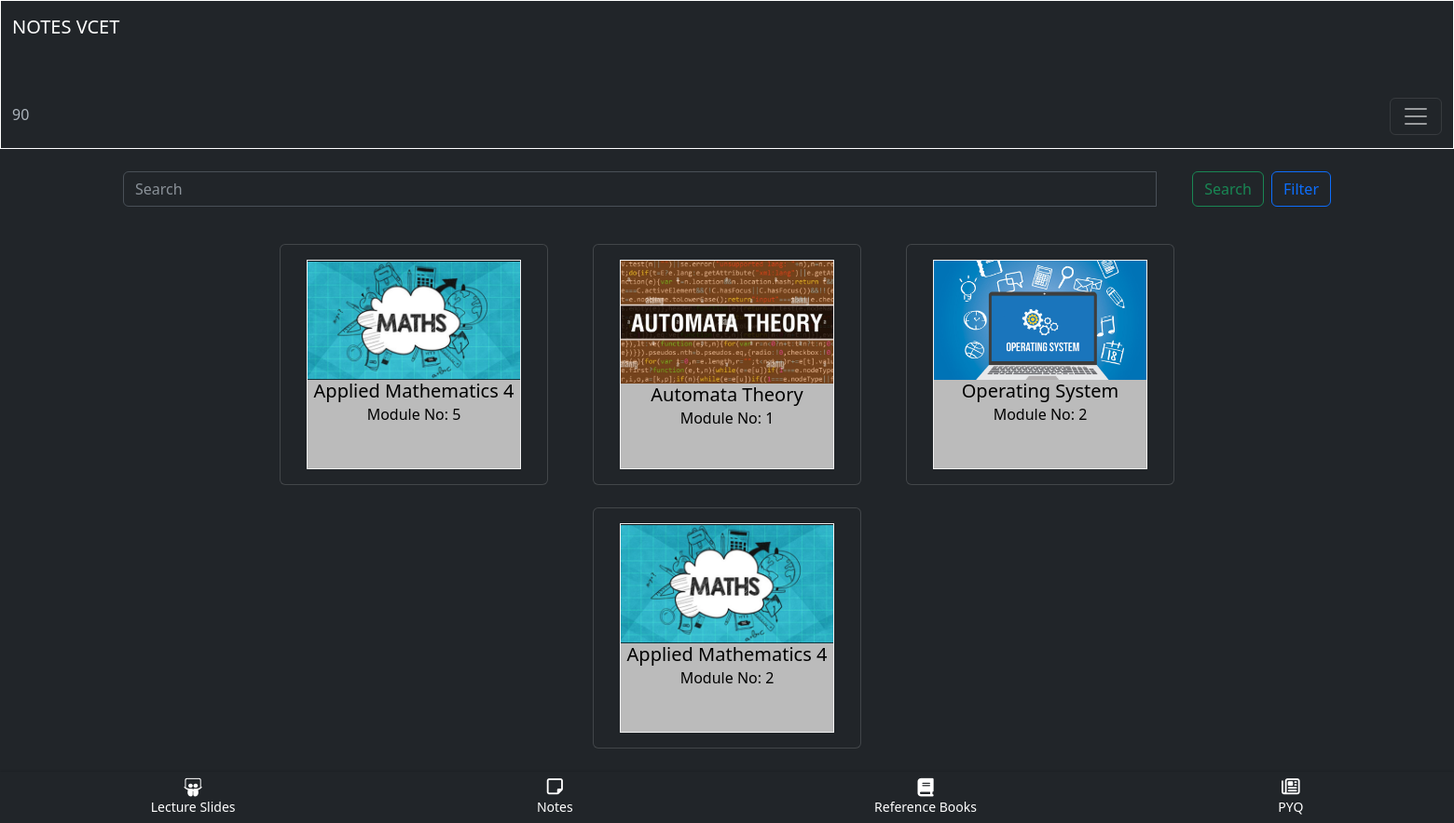
Screenshot of /notes/ (signed in) with the database file from the repository.
### blogapp/models.py (models this page shows, shortened)
class UserAccount(AbstractBaseUser, PermissionsMixin):
    email = models.CharField(max_length = 50,unique=True)
    name = models.CharField(max_length=200)
    is_active = models.BooleanField(default=True)
    is_mod = models.BooleanField(default=False)
    is_nUser = models.BooleanField(default=True)
    is_staff = models.BooleanField(default=False)
    coins_scored = models.IntegerField(default=100,null=True,blank=True)
    rank = models.IntegerField(default=0)
    objects = UserAccountManager()
    USERNAME_FIELD = 'email'
    REQUIRED_FIELDS = ['name']

class Notes(models.Model):
    typ = (
        ('Assignment','Assignment'),
        ('Experiment','Experiment'),
        ('Notes','Notes'),
        ('ReferenceBook','Reference Book'),
        ('LectureSlides','Lecture Slides'),
        ('PYQ','PYQ'),
    )
    mods = (
        ('1','1'),
        ('2','2'),
        ('3','3'),
        ('4','4'),
        ('5','5'),
        ('6','6'),
    )
    desc = models.TextField(max_length=500,null=True,blank=True)
    mod = models.CharField(max_length=5,choices=mods,null=True,blank=True)
    file = models.FileField(upload_to='notes/')
    author = models.ForeignKey(UserAccount,on_delete=models.CASCADE)
    status = models.BooleanField(default=False)
    likes = models.ManyToManyField(UserAccount,related_name="notes_like")
    views = models.PositiveIntegerField(default=0)
    buy=models.ManyToManyField(UserAccount,related_name="buy_notes")
    typeN = models.CharField(max_length=50,null=True,blank=True,choices=typ)
    docid = models.CharField(max_length=300,null=True,blank=True)
    sub =  models.ForeignKey(Subject,on_delete=models.CASCADE,null=True,blank=True)
    slug = AutoSlugField(populate_from = 'sub',unique=True,null=True,default=None)
    nDetail = models.CharField(max_length=100,null=True,blank=True)

class Subject(models.Model):
    name = models.CharField(max_length=50)
    teacher = models.CharField(max_length=50)
    teacherurl = models.CharField(max_length=300,null=True,blank=True)
    img = models.ImageField(upload_to='subImage/',null=True,blank=True)
    def __str__(self):
        return self.name

### blogapp/views.py (the view)
# urls.py: path('notes/', views.notes,name='notes'),
@login_required(login_url='/login/')
def notes(request):
    notes = (Notes.objects.filter(status = True, typeN= 'Notes') | Notes.objects.filter(status = True, typeN= 'Assignment') | Notes.objects.filter(status = True, typeN= 'Experiment') )
    filteredNotes = NoteFilter(request.GET, queryset = notes)      #Using django-filter extension declared in filters.py file
    context = {
        'notes' : filteredNotes,
    }
    return render(request,'main/realHome.html',context)

### templates/main/realHome.html (shortened to what this page needs)
{% extends 'index.html' %} {% block content %} {% load crispy_forms_tags %}
{%load static %}
<link rel="stylesheet" href="{% static 'css/newcard.css' %}" />
<div class="container notesCnt mt-4">
  <div class="row d-flex justify-content-center align-items-center">
    <div class="container-lg-6">
      <form
        class="d-flex"
        method="post"
        role="search"
        action="{% url 'searchNotes' %}"
      >
        <div id="autocomplete" class="autocomplete input-group mb-3">
          <input
            class="form-control me-2"
            type="text"
            name="searchQ"
            placeholder="Search"
            aria-label="Search"
          />
          <ul class="autocomplete-result-list"></ul>
          <div class="input-group-append">
            <button class="btn btn-outline-success" type="submit">
              Search
            </button>
            <button
              type="button"
              class="btn btn-outline-primary ms-1"
              data-bs-toggle="modal"
              data-bs-target="#exampleModal"
            >
              Filter
            </button>
          </div>
        </div>
      </form>
    </div>
  </div>
  <div class="row d-flex justify-content-center align-items-center">
    {% for x in notes.qs %}
      <div class="card mt-4 mx-4" style="width: 18rem">
        <div class="card-body">
          <div class="flip-card">
            <div class="flip-card-inner">
              <div class="flip-card-front">
                <img
                  src="{{x.sub.img.url}}"
                  width="0.5px"
                  ,
                  class="img-fluid d-block w-100"
                  alt="..."
                />
                <h5 class="card-title">{{x.sub}}</h5>
                <h6 class="card-subtitle mb-2">Module No: {{x.mod}}</h6>
              </div>
              <div class="flip-card-back">
                <h6 class="card-subtitle mb-2 text-muted">{{x.typeN}}</h6>
                <p class="card-text">Credit : {{x.author.name}}</p>
                {% if request.user in x.buy.all %}
                <form method="POST" action="{% url 'notesViewer' x.slug %}">
                  <a href="{{x.slug}}" class="card-link">
                    <button type="submit" class="btn btn-success">View PDF</button>
                  </a>
                </form>
                {% else %}
                  <form action="{% url 'buy_notes' x.pk %}" method="POST">
                    {% csrf_token %}
                    <input type="hidden" name="note_id" value="{{x.note_id}}">
                    <button class="btn btn-primary" type="submit">Buy Notes</button>
                  </form>
                {% endif %}
                <strong><p>{{x.likes.count}} Likes ♥️</p>
                  <p>{{ x.views }} views</p>
                </strong>
              </div>
            </div>
          </div>
        </div>
      </div>
    {% endfor %}
  </div>
  </div>
{% include 'components/notesBottomNav.html' %} {% endblock %}

### templates/components/header.html (shortened to what this page needs)
{% load static %}
<link rel="stylesheet" href="{% static 'css/darkmode.css' %}">
<link rel="stylesheet" href="{% static 'css/new.js' %}">
<nav class="navbar navbar-dark bg-dark  ">
    <div class="container-fluid">
      <a class="navbar-brand" href="{% url 'home' %}">NOTES VCET</a>
      <div class="coin">
          <img src="{% static 'images/coin.png' %}" alt="">
      </div><p class="cna">{{ user.coins_scored }}</p>
      <button class="navbar-toggler" type="button" data-bs-toggle="collapse" data-bs-target="#navbarSupportedContent" aria-controls="navbarSupportedContent" aria-expanded="false" aria-label="Toggle navigation">
        <span class="navbar-toggler-icon"></span>
      </button>
    </div>
  </nav>

### static/css/newcard.css (style rules this page uses)
.notesCnt { margin-bottom: 5em; }
.autocomplete-result-list { max-width: 60.3em; }
.flip-card { background-color: transparent; width: 230px; height: 225px; border: 1px solid #f1f1f1; perspective: 1000px; }
.flip-card-inner { position: relative; width: 100%; height: 100%; text-align: center; transition: transform 0.8s; transform-style: preserve-3d; }
.flip-card-front, .flip-card-back { position: absolute; width: 100%; height: 100%; align-items: center; -webkit-backface-visibility: hidden; backface-visibility: hidden; }
.flip-card-front { background-color: #bbb; color: black; }
.flip-card-back { background-color: 6e1401; display: flex; flex-direction: column; justify-content: center; align-items: center; color: rgb(164, 30, 30); transform: rotateY(180deg); }

### templates/components/header.html (style rules this page uses)
.navbar { border: 0.2px solid white; }
.coin { margin-left: 96em; width: 3px; }
.cna { margin-top: 12px; font-weight: bol; }

### templates/components/notesBottomNav.html (style rules this page uses)
i,span { color: #fff; }

### rows the page displays
UserAccount: coins_scored "90"
Notes: sub.img (picture), sub "Applied Mathematics 4", mod "5"
Notes: sub.img (picture), sub "Automata Theory", mod "1"
Notes: sub.img (picture), sub "Operating System", mod "2"
Notes: sub.img (picture), sub "Applied Mathematics 4", mod "2"
